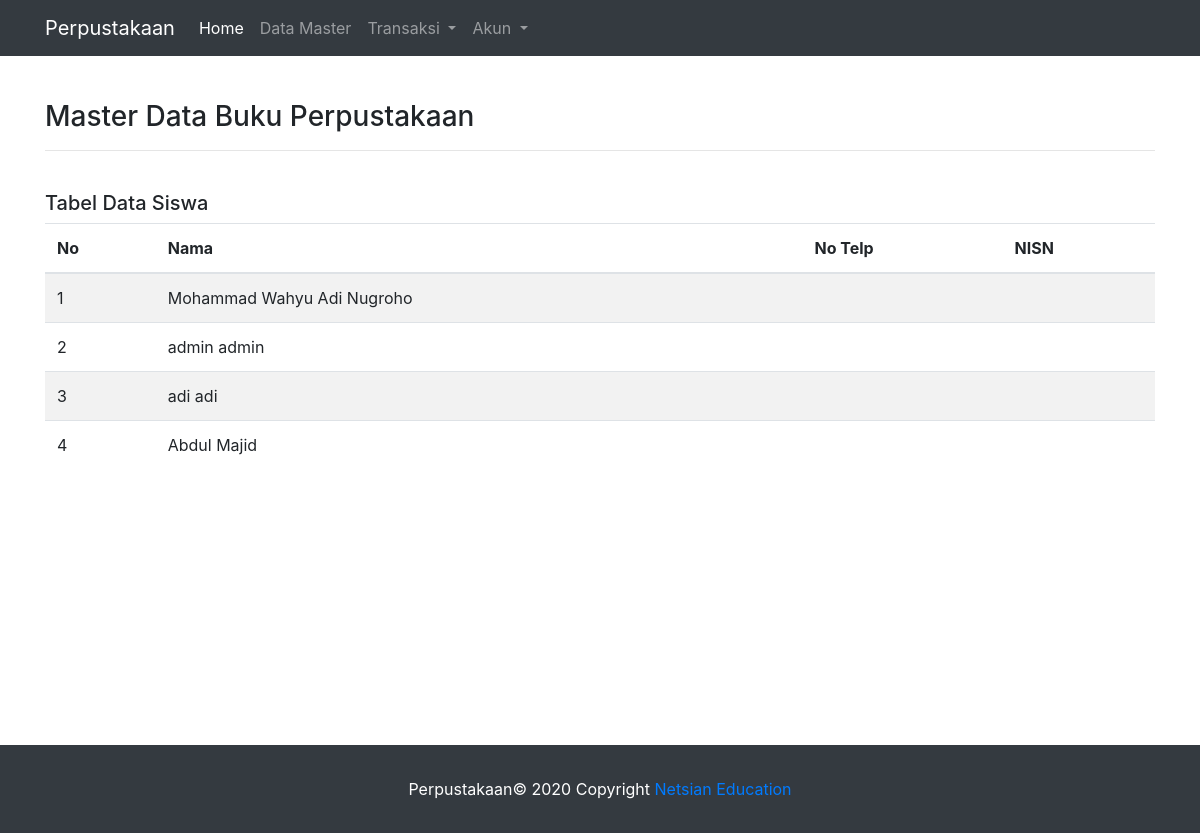
Page /data_siswa.php on the committed database.
### tables this page shows
CREATE TABLE `user` (
  `id_user` int(11) NOT NULL,
  `nama_depan` varchar(30) DEFAULT NULL,
  `nama_belakang` varchar(50) DEFAULT NULL,
  `username` varchar(25) NOT NULL,
  `password` varchar(25) NOT NULL,
  `level` varchar(12) NOT NULL
);

### data_siswa.php (the view, shortened to what this page needs)
 <!doctype html>
<html lang="en">
  <head>
    <link rel="stylesheet" href="https://cdn.jsdelivr.net/npm/bootstrap@4.5.3/dist/css/bootstrap.min.css">
  </head>
  <body>
    <nav class="navbar navbar-expand-lg navbar-dark bg-dark">
    <div class="container">
  <a class="navbar-brand" href="index.php">Perpustakaan</a>
  <div class="collapse navbar-collapse" id="navbarSupportedContent">
    <ul class="navbar-nav mr-auto">
      <li class="nav-item active">
        <a class="nav-link" href="index.php">Home <span class="sr-only">(current)</span></a>
      </li>
     <li class="nav-item">
        <a class="nav-link" href="master.php">Data Master</a>
      </li>
      <li class="nav-item dropdown">
        <a class="nav-link dropdown-toggle" href="#" id="navbarDropdown" role="button" data-toggle="dropdown" aria-haspopup="true" aria-expanded="false">
          Transaksi
        </a>
      </li>
      <li class="nav-item dropdown">
        <a class="nav-link dropdown-toggle" href="#" id="navbarDropdown" role="button" data-toggle="dropdown" aria-haspopup="true" aria-expanded="false">
          Akun
        </a>
      </li>
    </ul>
  </div>
  </div>
</nav>
<!DOCTYPE html>
<html lang="en">
<head>
	<link rel="stylesheet" type="text/css" href="//cdn.datatables.net/1.10.11/css/jquery.dataTables.min.css">
</head>
<body>
	<?php
	include('dbconnect.php');
	$query = "SELECT * FROM user";
	$result = mysqli_query($conn , $query);
	?>
	<div class="container bg-white" style="padding-top: 20px; padding-bottom: 20px;">
	<br>
		<h3>Master Data Buku Perpustakaan</h3>
		<hr>
			<div class="row-sm-8">
				<br>
				<h5>Tabel Data Siswa</h5>
				<table class="table table-striped table-hover dtabel">
					<thead>
						<tr>
							<th>No</th>
							<th>Nama</th>
							<th>No Telp</th>
							<th>NISN</th>
						</tr>
					</thead>
					<tbody>
						<?php
							$no = 1;
							while ($row = mysqli_fetch_assoc($result)) {
						?>
						<tr>
							<td><?php echo $no++; ?></td>
							<td><?php echo $row['nama_depan']; ?> <?php echo $row['nama_belakang']; ?></td>
							<td><?php echo $row['telp']; ?></td>
							<td><?php echo $row['nisn']; ?></td>
						</tr>
						<?php
							}
						?>
					</tbody>
				</table>
			</div>
		</div>
</body>
</html>
<?php
	include "footer.php";
?>

### rows in the picture
user: nama_depan "Mohammad Wahyu", nama_belakang "Adi Nugroho"
user: nama_depan "admin", nama_belakang "admin"
user: nama_depan "adi", nama_belakang "adi"
user: nama_depan "Abdul", nama_belakang "Majid"
